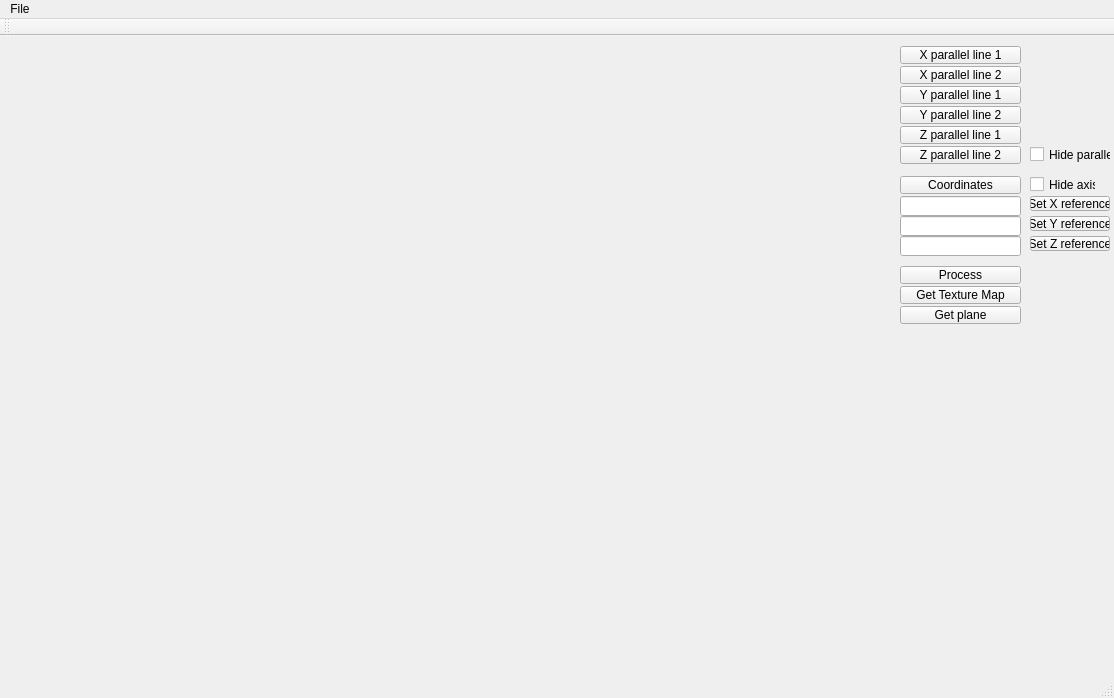
<?xml version="1.0" encoding="UTF-8"?>
<ui version="4.0">
 <class>MainWindow</class>
 <widget class="QMainWindow" name="MainWindow">
  <property name="geometry">
   <rect>
    <x>0</x>
    <y>0</y>
    <width>1114</width>
    <height>698</height>
   </rect>
  </property>
  <property name="windowTitle">
   <string>MainWindow</string>
  </property>
  <widget class="QWidget" name="centralWidget">
   <widget class="QCheckBox" name="hideAxis">
    <property name="geometry">
     <rect>
      <x>1030</x>
      <y>140</y>
      <width>66</width>
      <height>17</height>
     </rect>
    </property>
    <property name="text">
     <string>Hide axis</string>
    </property>
   </widget>
   <widget class="QLineEdit" name="xRef">
    <property name="geometry">
     <rect>
      <x>900</x>
      <y>160</y>
      <width>121</width>
      <height>20</height>
     </rect>
    </property>
   </widget>
   <widget class="QLabel" name="label">
    <property name="geometry">
     <rect>
      <x>10</x>
      <y>10</y>
      <width>881</width>
      <height>621</height>
     </rect>
    </property>
    <property name="text">
     <string/>
    </property>
    <property name="alignment">
     <set>Qt::AlignLeading|Qt::AlignLeft|Qt::AlignTop</set>
    </property>
   </widget>
   <widget class="QPushButton" name="drawYPara1">
    <property name="geometry">
     <rect>
      <x>900</x>
      <y>50</y>
      <width>121</width>
      <height>18</height>
     </rect>
    </property>
    <property name="text">
     <string>Y parallel line 1</string>
    </property>
   </widget>
   <widget class="QPushButton" name="drawXPara2">
    <property name="geometry">
     <rect>
      <x>900</x>
      <y>30</y>
      <width>121</width>
      <height>18</height>
     </rect>
    </property>
    <property name="text">
     <string>X parallel line 2</string>
    </property>
   </widget>
   <widget class="QPushButton" name="drawAxis">
    <property name="geometry">
     <rect>
      <x>900</x>
      <y>140</y>
      <width>121</width>
      <height>18</height>
     </rect>
    </property>
    <property name="text">
     <string>Coordinates</string>
    </property>
   </widget>
   <widget class="QPushButton" name="drawYPara2">
    <property name="geometry">
     <rect>
      <x>900</x>
      <y>70</y>
      <width>121</width>
      <height>18</height>
     </rect>
    </property>
    <property name="text">
     <string>Y parallel line 2</string>
    </property>
   </widget>
   <widget class="QPushButton" name="drawXPara1">
    <property name="geometry">
     <rect>
      <x>900</x>
      <y>10</y>
      <width>121</width>
      <height>18</height>
     </rect>
    </property>
    <property name="text">
     <string>X parallel line 1</string>
    </property>
   </widget>
   <widget class="QLineEdit" name="zRef">
    <property name="geometry">
     <rect>
      <x>900</x>
      <y>200</y>
      <width>121</width>
      <height>20</height>
     </rect>
    </property>
   </widget>
   <widget class="QLineEdit" name="yRef">
    <property name="geometry">
     <rect>
      <x>900</x>
      <y>180</y>
      <width>121</width>
      <height>20</height>
     </rect>
    </property>
   </widget>
   <widget class="QPushButton" name="drawZPara2">
    <property name="geometry">
     <rect>
      <x>900</x>
      <y>110</y>
      <width>121</width>
      <height>18</height>
     </rect>
    </property>
    <property name="text">
     <string>Z parallel line 2</string>
    </property>
   </widget>
   <widget class="QCheckBox" name="hidePara">
    <property name="geometry">
     <rect>
      <x>1030</x>
      <y>110</y>
      <width>81</width>
      <height>17</height>
     </rect>
    </property>
    <property name="text">
     <string>Hide parallel</string>
    </property>
   </widget>
   <widget class="QPushButton" name="drawZPara1">
    <property name="geometry">
     <rect>
      <x>900</x>
      <y>90</y>
      <width>121</width>
      <height>18</height>
     </rect>
    </property>
    <property name="text">
     <string>Z parallel line 1</string>
    </property>
   </widget>
   <widget class="ImgDisp" name="label_2">
    <property name="geometry">
     <rect>
      <x>10</x>
      <y>10</y>
      <width>881</width>
      <height>621</height>
     </rect>
    </property>
    <property name="mouseTracking">
     <bool>true</bool>
    </property>
    <property name="text">
     <string/>
    </property>
    <property name="alignment">
     <set>Qt::AlignLeading|Qt::AlignLeft|Qt::AlignTop</set>
    </property>
   </widget>
   <widget class="QPushButton" name="setXRef">
    <property name="geometry">
     <rect>
      <x>1030</x>
      <y>160</y>
      <width>80</width>
      <height>15</height>
     </rect>
    </property>
    <property name="text">
     <string>Set X reference</string>
    </property>
   </widget>
   <widget class="QPushButton" name="setYRef">
    <property name="geometry">
     <rect>
      <x>1030</x>
      <y>180</y>
      <width>80</width>
      <height>15</height>
     </rect>
    </property>
    <property name="text">
     <string>Set Y reference</string>
    </property>
   </widget>
   <widget class="QPushButton" name="setZRef">
    <property name="geometry">
     <rect>
      <x>1030</x>
      <y>200</y>
      <width>80</width>
      <height>15</height>
     </rect>
    </property>
    <property name="text">
     <string>Set Z reference</string>
    </property>
   </widget>
   <widget class="QPushButton" name="process">
    <property name="geometry">
     <rect>
      <x>900</x>
      <y>230</y>
      <width>121</width>
      <height>18</height>
     </rect>
    </property>
    <property name="text">
     <string>Process</string>
    </property>
   </widget>
   <widget class="QPushButton" name="getTexture">
    <property name="geometry">
     <rect>
      <x>900</x>
      <y>250</y>
      <width>121</width>
      <height>18</height>
     </rect>
    </property>
    <property name="text">
     <string>Get Texture Map</string>
    </property>
   </widget>
   <widget class="QPushButton" name="getPlane">
    <property name="geometry">
     <rect>
      <x>900</x>
      <y>270</y>
      <width>121</width>
      <height>18</height>
     </rect>
    </property>
    <property name="text">
     <string>Get plane</string>
    </property>
   </widget>
  </widget>
  <widget class="QMenuBar" name="menuBar">
   <property name="geometry">
    <rect>
     <x>0</x>
     <y>0</y>
     <width>1114</width>
     <height>17</height>
    </rect>
   </property>
   <widget class="QMenu" name="menuFile">
    <property name="title">
     <string>File</string>
    </property>
    <addaction name="actionOpen"/>
   </widget>
   <addaction name="menuFile"/>
  </widget>
  <widget class="QToolBar" name="mainToolBar">
   <attribute name="toolBarArea">
    <enum>TopToolBarArea</enum>
   </attribute>
   <attribute name="toolBarBreak">
    <bool>false</bool>
   </attribute>
  </widget>
  <widget class="QStatusBar" name="statusBar"/>
  <action name="actionOpen">
   <property name="text">
    <string>Open</string>
   </property>
   <property name="shortcut">
    <string>Ctrl+O</string>
   </property>
  </action>
 </widget>
 <layoutdefault spacing="6" margin="11"/>
 <customwidgets>
  <customwidget>
   <class>ImgDisp</class>
   <extends>QLabel</extends>
   <header>imgdisp.h</header>
  </customwidget>
 </customwidgets>
 <tabstops>
  <tabstop>drawXPara1</tabstop>
  <tabstop>drawXPara2</tabstop>
  <tabstop>drawYPara1</tabstop>
  <tabstop>drawYPara2</tabstop>
  <tabstop>drawAxis</tabstop>
 </tabstops>
 <resources/>
 <connections/>
</ui>
